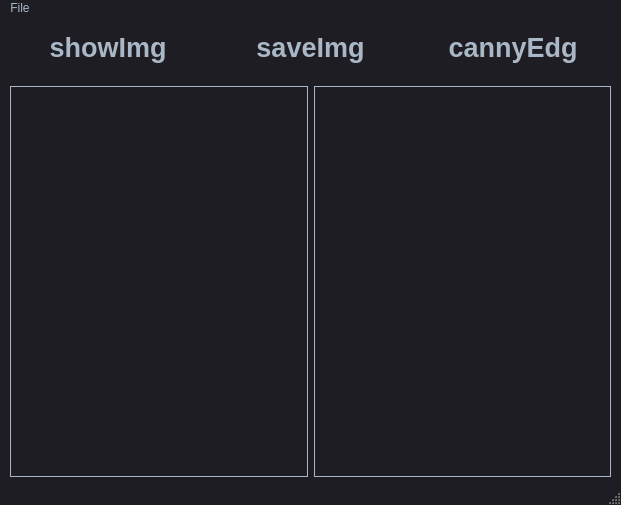
<?xml version="1.0" encoding="UTF-8"?>
<ui version="4.0">
 <class>MainWindow</class>
 <widget class="QMainWindow" name="MainWindow">
  <property name="geometry">
   <rect>
    <x>0</x>
    <y>0</y>
    <width>621</width>
    <height>505</height>
   </rect>
  </property>
  <property name="windowTitle">
   <string>MainWindow</string>
  </property>
  <property name="styleSheet">
   <string notr="true">
QMainWindow {
	background-color:#1e1d23;
}
QDialog {
	background-color:#1e1d23;
}
QColorDialog {
	background-color:#1e1d23;
}
QTextEdit {
	background-color:#1e1d23;
	color: #a9b7c6;
}
QPlainTextEdit {
	selection-background-color:#007b50;
	background-color:#1e1d23;
	border-style: solid;
	border-top-color: transparent;
	border-right-color: transparent;
	border-left-color: transparent;
	border-bottom-color: transparent;
	border-width: 1px;
	color: #a9b7c6;
}
QPushButton{
	border-style: solid;
	border-top-color: transparent;
	border-right-color: transparent;
	border-left-color: transparent;
	border-bottom-color: transparent;
	border-width: 1px;
	border-style: solid;
	color: #a9b7c6;
	padding: 2px;
	background-color: #1e1d23;
}
QPushButton::default{
	border-style: inset;
	border-top-color: transparent;
	border-right-color: transparent;
	border-left-color: transparent;
	border-bottom-color: #04b97f;
	border-width: 1px;
	color: #a9b7c6;
	padding: 2px;
	background-color: #1e1d23;
}
QToolButton {
	border-style: solid;
	border-top-color: transparent;
	border-right-color: transparent;
	border-left-color: transparent;
	border-bottom-color: #04b97f;
	border-bottom-width: 1px;
	border-style: solid;
	color: #a9b7c6;
	padding: 2px;
	background-color: #1e1d23;
}
QToolButton:hover{
	border-style: solid;
	border-top-color: transparent;
	border-right-color: transparent;
	border-left-color: transparent;
	border-bottom-color: #37efba;
	border-bottom-width: 2px;
	border-style: solid;
	color: #FFFFFF;
	padding-bottom: 1px;
	background-color: #1e1d23;
}
QPushButton:hover{
	border-style: solid;
	border-top-color: transparent;
	border-right-color: transparent;
	border-left-color: transparent;
	border-bottom-color: #37efba;
	border-bottom-width: 1px;
	border-style: solid;
	color: #FFFFFF;
	padding-bottom: 2px;
	background-color: #1e1d23;
}
QPushButton:pressed{
	border-style: solid;
	border-top-color: transparent;
	border-right-color: transparent;
	border-left-color: transparent;
	border-bottom-color: #37efba;
	border-bottom-width: 2px;
	border-style: solid;
	color: #37efba;
	padding-bottom: 1px;
	background-color: #1e1d23;
}
QPushButton:disabled{
	border-style: solid;
	border-top-color: transparent;
	border-right-color: transparent;
	border-left-color: transparent;
	border-bottom-color: #808086;
	border-bottom-width: 2px;
	border-style: solid;
	color: #808086;
	padding-bottom: 1px;
	background-color: #1e1d23;
}
QLineEdit {
	border-width: 1px; border-radius: 4px;
	border-color: rgb(58, 58, 58);
	border-style: inset;
	padding: 0 8px;
	color: #a9b7c6;
	background:#1e1d23;
	selection-background-color:#007b50;
	selection-color: #FFFFFF;
}
QLabel {
	color: #a9b7c6;
}
QLCDNumber {
	color: #37e6b4;
}
QProgressBar {
	text-align: center;
	color: rgb(240, 240, 240);
	border-width: 1px; 
	border-radius: 10px;
	border-color: rgb(58, 58, 58);
	border-style: inset;
	background-color:#1e1d23;
}
QProgressBar::chunk {
	background-color: #04b97f;
	border-radius: 5px;
}
QMenuBar {
	background-color: #1e1d23;
}
QMenuBar::item {
	color: #a9b7c6;
  	spacing: 3px;
  	padding: 1px 4px;
  	background: #1e1d23;
}

QMenuBar::item:selected {
  	background:#1e1d23;
	color: #FFFFFF;
}
QMenu::item:selected {
	border-style: solid;
	border-top-color: transparent;
	border-right-color: transparent;
	border-left-color: #04b97f;
	border-bottom-color: transparent;
	border-left-width: 2px;
	color: #FFFFFF;
	padding-left:15px;
	padding-top:4px;
	padding-bottom:4px;
	padding-right:7px;
	background-color: #1e1d23;
}
QMenu::item {
	border-style: solid;
	border-top-color: transparent;
	border-right-color: transparent;
	border-left-color: transparent;
	border-bottom-color: transparent;
	border-bottom-width: 1px;
	border-style: solid;
	color: #a9b7c6;
	padding-left:17px;
	padding-top:4px;
	padding-bottom:4px;
	padding-right:7px;
	background-color: #1e1d23;
}
QMenu{
	background-color:#1e1d23;
}
QTabWidget {
	color:rgb(0,0,0);
	background-color:#1e1d23;
}
QTabWidget::pane {
		border-color: rgb(77,77,77);
		background-color:#1e1d23;
		border-style: solid;
		border-width: 1px;
    	border-radius: 6px;
}
QTabBar::tab {
	border-style: solid;
	border-top-color: transparent;
	border-right-color: transparent;
	border-left-color: transparent;
	border-bottom-color: transparent;
	border-bottom-width: 1px;
	border-style: solid;
	color: #808086;
	padding: 3px;
	margin-left:3px;
	background-color: #1e1d23;
}
QTabBar::tab:selected, QTabBar::tab:last:selected, QTabBar::tab:hover {
  	border-style: solid;
	border-top-color: transparent;
	border-right-color: transparent;
	border-left-color: transparent;
	border-bottom-color: #04b97f;
	border-bottom-width: 2px;
	border-style: solid;
	color: #FFFFFF;
	padding-left: 3px;
	padding-bottom: 2px;
	margin-left:3px;
	background-color: #1e1d23;
}

QCheckBox {
	color: #a9b7c6;
	padding: 2px;
}
QCheckBox:disabled {
	color: #808086;
	padding: 2px;
}

QCheckBox:hover {
	border-radius:4px;
	border-style:solid;
	padding-left: 1px;
	padding-right: 1px;
	padding-bottom: 1px;
	padding-top: 1px;
	border-width:1px;
	border-color: rgb(87, 97, 106);
	background-color:#1e1d23;
}
QCheckBox::indicator:checked {

	height: 10px;
	width: 10px;
	border-style:solid;
	border-width: 1px;
	border-color: #04b97f;
	color: #a9b7c6;
	background-color: #04b97f;
}
QCheckBox::indicator:unchecked {

	height: 10px;
	width: 10px;
	border-style:solid;
	border-width: 1px;
	border-color: #04b97f;
	color: #a9b7c6;
	background-color: transparent;
}
QRadioButton {
	color: #a9b7c6;
	background-color: #1e1d23;
	padding: 1px;
}
QRadioButton::indicator:checked {
	height: 10px;
	width: 10px;
	border-style:solid;
	border-radius:5px;
	border-width: 1px;
	border-color: #04b97f;
	color: #a9b7c6;
	background-color: #04b97f;
}
QRadioButton::indicator:!checked {
	height: 10px;
	width: 10px;
	border-style:solid;
	border-radius:5px;
	border-width: 1px;
	border-color: #04b97f;
	color: #a9b7c6;
	background-color: transparent;
}
QStatusBar {
	color:#027f7f;
}
QSpinBox {
	color: #a9b7c6;	
	background-color: #1e1d23;
}
QDoubleSpinBox {
	color: #a9b7c6;	
	background-color: #1e1d23;
}
QTimeEdit {
	color: #a9b7c6;	
	background-color: #1e1d23;
}
QDateTimeEdit {
	color: #a9b7c6;	
	background-color: #1e1d23;
}
QDateEdit {
	color: #a9b7c6;	
	background-color: #1e1d23;
}
QComboBox {
	color: #a9b7c6;	
	background: #1e1d23;
}
QComboBox:editable {
	background: #1e1d23;
	color: #a9b7c6;
	selection-background-color: #1e1d23;
}
QComboBox QAbstractItemView {
	color: #a9b7c6;	
	background: #1e1d23;
	selection-color: #FFFFFF;
	selection-background-color: #1e1d23;
}
QComboBox:!editable:on, QComboBox::drop-down:editable:on {
	color: #a9b7c6;	
	background: #1e1d23;
}
QFontComboBox {
	color: #a9b7c6;	
	background-color: #1e1d23;
}
QToolBox {
	color: #a9b7c6;
	background-color: #1e1d23;
}
QToolBox::tab {
	color: #a9b7c6;
	background-color: #1e1d23;
}
QToolBox::tab:selected {
	color: #FFFFFF;
	background-color: #1e1d23;
}
QScrollArea {
	color: #FFFFFF;
	background-color: #1e1d23;
}
QSlider::groove:horizontal {
	height: 5px;
	background: #04b97f;
}
QSlider::groove:vertical {
	width: 5px;
	background: #04b97f;
}
QSlider::handle:horizontal {
	background: qlineargradient(x1:0, y1:0, x2:1, y2:1, stop:0 #b4b4b4, stop:1 #8f8f8f);
	border: 1px solid #5c5c5c;
	width: 14px;
	margin: -5px 0;
	border-radius: 7px;
}
QSlider::handle:vertical {
	background: qlineargradient(x1:1, y1:1, x2:0, y2:0, stop:0 #b4b4b4, stop:1 #8f8f8f);
	border: 1px solid #5c5c5c;
	height: 14px;
	margin: 0 -5px;
	border-radius: 7px;
}
QSlider::add-page:horizontal {
    background: white;
}
QSlider::add-page:vertical {
    background: white;
}
QSlider::sub-page:horizontal {
    background: #04b97f;
}
QSlider::sub-page:vertical {
    background: #04b97f;
}</string>
  </property>
  <widget class="QWidget" name="centralwidget">
   <widget class="QWidget" name="">
    <property name="geometry">
     <rect>
      <x>10</x>
      <y>10</y>
      <width>601</width>
      <height>43</height>
     </rect>
    </property>
    <layout class="QHBoxLayout" name="horizontalLayout">
     <item>
      <widget class="QPushButton" name="B_show_img">
       <property name="font">
        <font>
         <pointsize>20</pointsize>
         <weight>75</weight>
         <bold>true</bold>
        </font>
       </property>
       <property name="text">
        <string>showImg</string>
       </property>
      </widget>
     </item>
     <item>
      <widget class="QPushButton" name="B_save_img">
       <property name="font">
        <font>
         <pointsize>20</pointsize>
         <weight>75</weight>
         <bold>true</bold>
        </font>
       </property>
       <property name="text">
        <string>saveImg</string>
       </property>
      </widget>
     </item>
     <item>
      <widget class="QPushButton" name="B_canny">
       <property name="font">
        <font>
         <pointsize>20</pointsize>
         <weight>75</weight>
         <bold>true</bold>
        </font>
       </property>
       <property name="text">
        <string>cannyEdg</string>
       </property>
      </widget>
     </item>
    </layout>
   </widget>
   <widget class="QWidget" name="">
    <property name="geometry">
     <rect>
      <x>10</x>
      <y>70</y>
      <width>601</width>
      <height>391</height>
     </rect>
    </property>
    <layout class="QHBoxLayout" name="horizontalLayout_2">
     <item>
      <widget class="QLabel" name="label">
       <property name="frameShape">
        <enum>QFrame::Box</enum>
       </property>
       <property name="text">
        <string/>
       </property>
      </widget>
     </item>
     <item>
      <widget class="QLabel" name="label_2">
       <property name="frameShape">
        <enum>QFrame::Box</enum>
       </property>
       <property name="text">
        <string/>
       </property>
      </widget>
     </item>
    </layout>
   </widget>
  </widget>
  <widget class="QStatusBar" name="statusbar"/>
  <widget class="QMenuBar" name="menubar">
   <property name="geometry">
    <rect>
     <x>0</x>
     <y>0</y>
     <width>621</width>
     <height>18</height>
    </rect>
   </property>
   <widget class="QMenu" name="menuFile">
    <property name="title">
     <string>File</string>
    </property>
    <widget class="QMenu" name="menusave">
     <property name="title">
      <string>save</string>
     </property>
     <addaction name="actionImage"/>
     <addaction name="actionCannySave"/>
    </widget>
    <addaction name="actionshow"/>
    <addaction name="actioncanny"/>
    <addaction name="menusave"/>
   </widget>
   <addaction name="menuFile"/>
  </widget>
  <action name="actionshow">
   <property name="text">
    <string>show</string>
   </property>
  </action>
  <action name="actioncanny">
   <property name="text">
    <string>canny</string>
   </property>
  </action>
  <action name="actionImage">
   <property name="text">
    <string>Image</string>
   </property>
  </action>
  <action name="actionCannySave">
   <property name="text">
    <string>Canny</string>
   </property>
  </action>
 </widget>
 <resources/>
 <connections/>
</ui>
